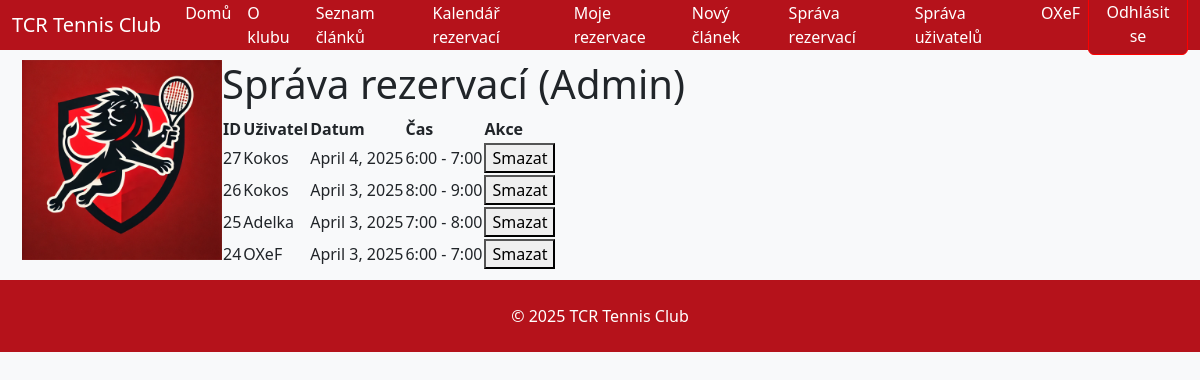
The page /reservation/admin/ (signed in) on the database as committed earlier.
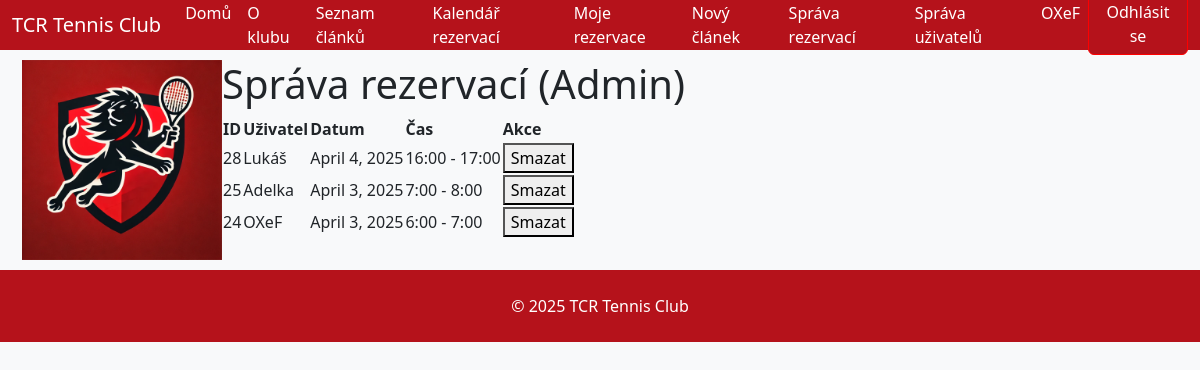
The same page on the database as committed later.
### users/models.py (models this page shows, shortened)
class CustomUser(AbstractUser):
    membership_paid = models.BooleanField(default=False, verbose_name="Zaplacený členský příspěvek")
    roles = models.ManyToManyField(Role, through='UserRole', related_name="users", blank=True)
    membership_paid = models.BooleanField(default=False, verbose_name="Zaplacený členský příspěvek")
    roles = models.ManyToManyField(Role, through='UserRole', related_name="users", blank=True)
    phone_number = models.CharField(
        max_length=20,
        verbose_name="Telefonní číslo",
        validators=[
            RegexValidator(r'^\+?[\d\s]+$', 'Zadejte platné telefonní číslo.')
            ],
        blank=False,
        null=False
    )

### reservation/models.py (models this page shows, shortened)
class Reservation(models.Model):
    user = models.ForeignKey(
        settings.AUTH_USER_MODEL,  # Použijeme dynamický odkaz na custom uživatele
        on_delete=models.CASCADE,
        related_name='reservations'
    )
    date = models.DateField()
    start_hour = models.PositiveSmallIntegerField()
    end_hour = models.PositiveSmallIntegerField()
    created_at = models.DateTimeField(auto_now_add=True)
    updated_at = models.DateTimeField(auto_now=True)
    class Meta:
        constraints = [
            models.CheckConstraint(
                check=models.Q(start_hour__gte=6) & models.Q(start_hour__lte=21),
                name='valid_start_hour'
            ),
            models.CheckConstraint(
                check=models.Q(end_hour__gte=7) & models.Q(end_hour__lte=22),
                name='valid_end_hour'
            ),
            models.CheckConstraint(
                check=models.Q(end_hour__gt=models.F('start_hour')),
                name='end_after_start'
            ),
        ]
        ordering = ['date', 'start_hour']

### reservation/views.py (the view)
# urls.py: path('admin/', views.admin_reservations_view, name='admin_reservations'),
@staff_member_required
def admin_reservations_view(request):
    reservations = Reservation.objects.all().order_by('-date', '-start_hour')
    context = {"reservations": reservations}
    return render(request, "admin_reservations.html", context)

### reservation/templates/admin_reservations.html (shortened to what this page needs)
{% extends "base.html" %}
{% load static %}
{% block content %}
<h1>Správa rezervací (Admin)</h1>
<table class="admin-table">
    <thead>
        <tr>
            <th>ID</th>
            <th>Uživatel</th>
            <th>Datum</th>
            <th>Čas</th>
            <th>Akce</th>
        </tr>
    </thead>
    <tbody>
        {% for reservation in reservations %}
        <tr>
            <td>{{ reservation.id }}</td>
            <td>{{ reservation.user.username }}</td>
            <td>{{ reservation.date }}</td>
            <td>{{ reservation.start_hour }}:00 - {{ reservation.end_hour }}:00</td>
            <td>
                <form action="{% url 'delete_reservation' reservation.id %}" method="post">
                    <button type="submit">Smazat</button>
                </form>
            </td>
        </tr>
        {% empty %}
        <tr>
            <td colspan="5">Žádné rezervace nenalezeny.</td>
        </tr>
        {% endfor %}
    </tbody>
</table>
{% endblock %}

### core/templates/base.html (shortened to what this page needs)
{% load static %}
<!DOCTYPE html>
<html lang="cs">
<head>
  <link rel="stylesheet" href="https://cdn.jsdelivr.net/npm/bootstrap@5.3.0/dist/css/bootstrap.min.css">
  <link rel="stylesheet" href="{% static 'css/style.css' %}">
</head>
<body class="bg-light">
  {% include "header.html" %}
  <div class="container-fluid">
    <div class="d-flex">
      <div class="sidebar">
        <img src="{% static 'images/logo.png' %}" alt="Logo TCR">
      </div>
      <div class="main-content flex-grow-1">
        {% block content %}{% endblock content %}
      </div>
    </div>
  </div>
  {% include "footer.html" %}
</body>
</html>

### core/templates/header.html (shortened to what this page needs)
{% load static %}
<header>
  <nav class="navbar navbar-expand-lg" style="background-color: #b5121b; height: 50px;">
    <div class="container-fluid">
      <a class="navbar-brand text-white" href="{% url 'home' %}">TCR Tennis Club</a>
      <div class="collapse navbar-collapse" id="navbarSupportedContent">
        <ul class="navbar-nav ms-auto mb-2 mb-lg-0">
          <li class="nav-item"><a class="nav-link text-white" href="{% url 'home' %}">Domů</a></li>
          <li class="nav-item"><a class="nav-link text-white" href="{% url 'about' %}">O klubu</a></li>
          <li class="nav-item"><a class="nav-link text-white" href="{% url 'article_list' %}">Seznam článků</a></li>
          <li class="nav-item"><a class="nav-link text-white" href="{% url 'calendar' %}">Kalendář rezervací</a></li>
          <li class="nav-item"><a class="nav-link text-white" href="{% url 'my_reservations' %}">Moje rezervace</a></li>
          {% if user.is_authenticated and user.is_staff %}
            <li class="nav-item"><a class="nav-link text-white" href="{% url 'article_create' %}">Nový článek</a></li>
            <li class="nav-item"><a class="nav-link text-white" href="{% url 'admin_reservations' %}">Správa rezervací</a></li>
            <li class="nav-item"><a class="nav-link text-white" href="{% url 'user_management' %}">Správa uživatelů</a></li>
          {% endif %}
          {% if user.is_authenticated %}
            <li class="nav-item"><a class="nav-link text-white" href="{% url 'profile' %}">
                {{ user.get_full_name|default:user.username }}
              </a>
            </li>
            <form action="{% url 'logout' %}" method="post" style="display:inline;">
              <button type="submit" class="btn btn-custom">Odhlásit se</button>
            </form>
          {% endif %}
        </ul>
      </div>
    </div>
  </nav>
</header>

### core/templates/footer.html
<footer class="py-4" style="background-color: #b5121b;">
    <div class="container text-center text-white">
      <p class="mb-0">&copy; 2025 TCR Tennis Club</p>
    </div>
  </footer>

### static/css/style.css (style rules this page uses)
.sidebar { width: 200px; padding: 10px; background-color: #f8f9fa; }
.sidebar img { width: 200px; height: 200px; object-fit: cover; }
.main-content { padding: 10px; }
.btn-custom { background-color: #b5121b; border-color: red; color:white; transition: transform 0.3s ease; }

Rows that differ between the two databases and show on the page:
removed Reservation: id "27", user.username "Kokos", date "April 4, 2025", start_hour "6", end_hour "7"
removed Reservation: id "26", user.username "Kokos", date "April 3, 2025", start_hour "8", end_hour "9"
added Reservation: id "28", user.username "Lukáš", date "April 4, 2025", start_hour "16", end_hour "17"
